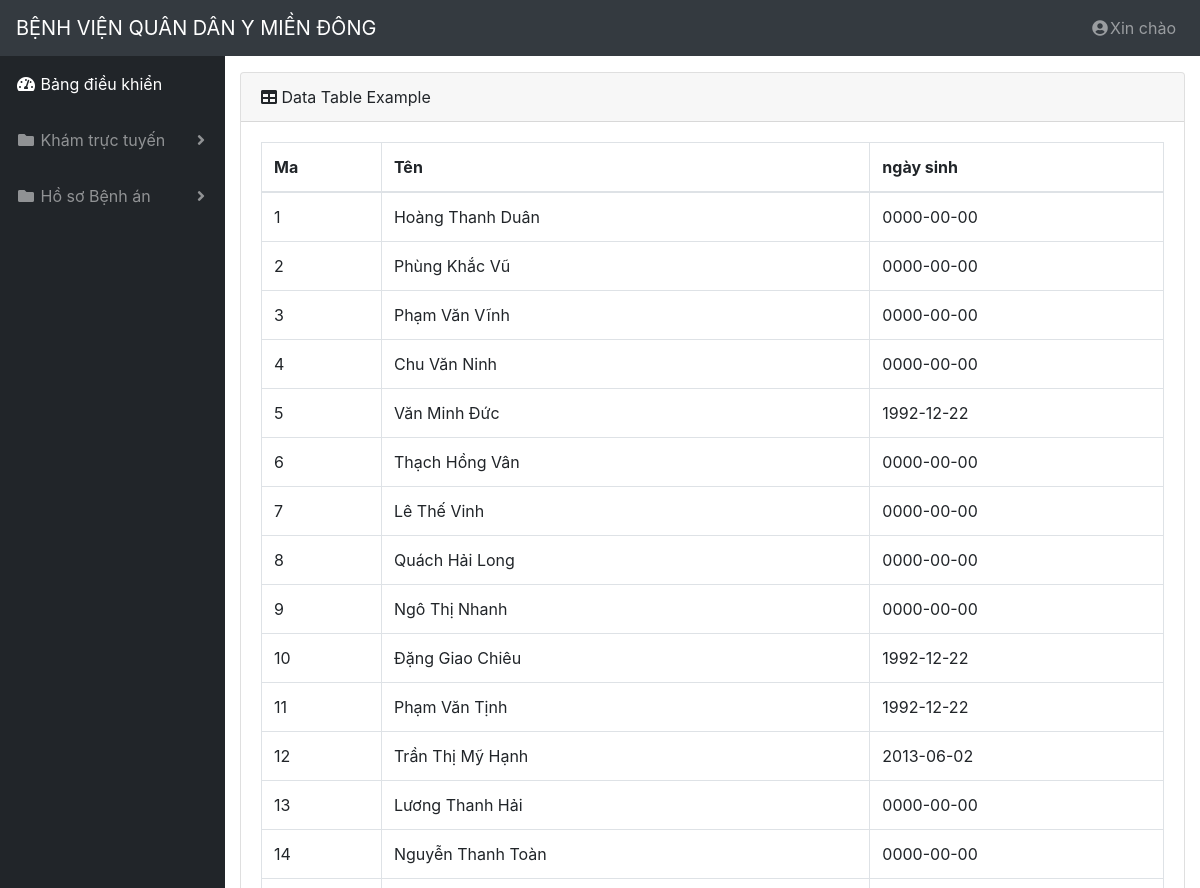
The page / (signed in, upper part) on the database as committed earlier.
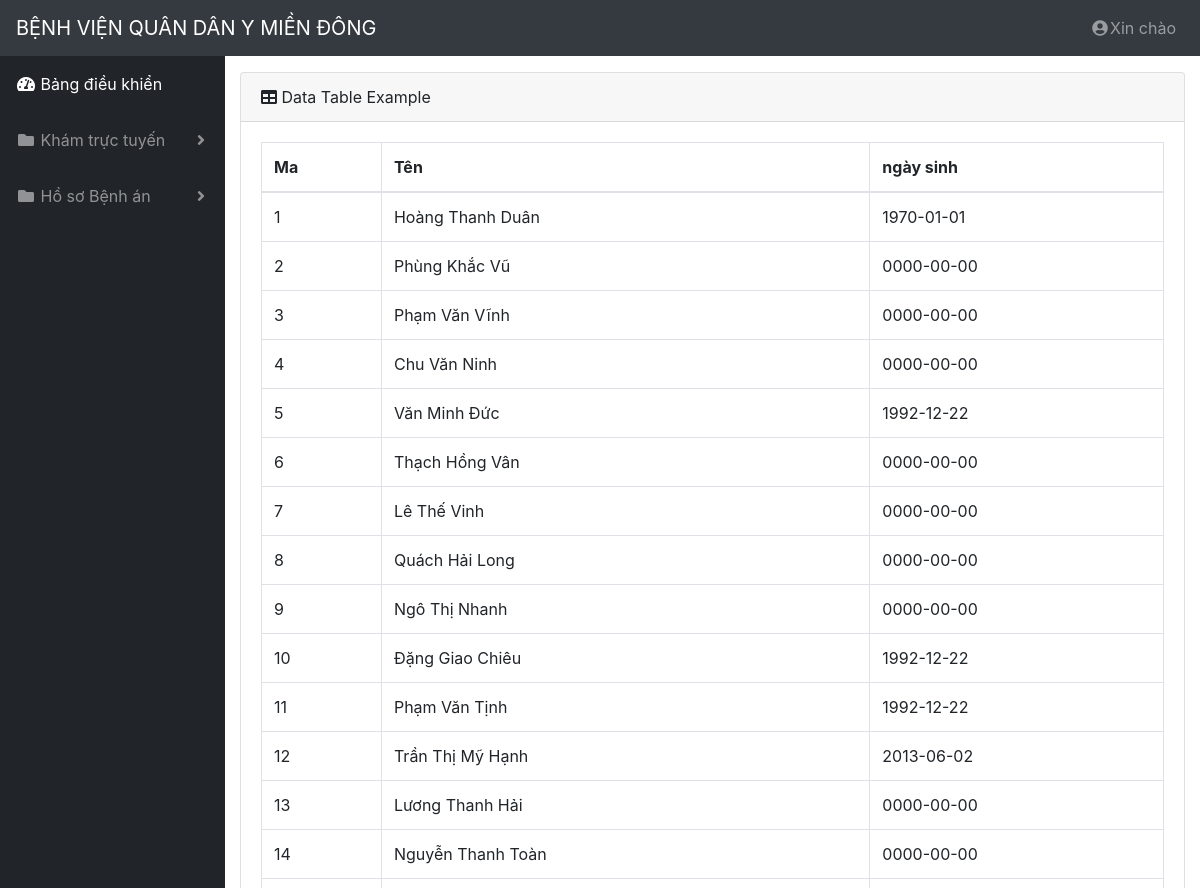
The same page on the database as committed later.
### tables this page shows
CREATE TABLE `tblbacsi` (
  `id` int(11) NOT NULL,
  `ten` varchar(255) NOT NULL,
  `idKhoa` int(11) NOT NULL,
  `ngaySinh` date DEFAULT NULL,
  `gioiTinh` char(3) NOT NULL,
  `diaChi` varchar(100) NOT NULL DEFAULT 'Quận 9, TPHCM',
  `CMND` char(9) NOT NULL,
  `danToc` varchar(255) DEFAULT NULL,
  `trinhDo` char(2) NOT NULL,
  `BHYT` char(15) DEFAULT NULL,
  `soDT` char(11) NOT NULL,
  `idDangnhap` int(11) NOT NULL
);

### index.php (called while the page is built, shortened)
<?php
include('lib/router.php');

### views/home.php (the view, shortened to what this page needs)
<?php include('header.php') ?>
    <div id="content-wrapper">
        <div class="container-fluid">
        <?php
            $conn = connection::_open();
            $sql= "select * from tblbacsi";
            $result = mysqli_query($conn,$sql);
        ?>
          <div class="card mb-3">
            <div class="card-header">
              <i class="fas fa-table"></i>
              Data Table Example</div>
            <div class="card-body">
              <div class="table-responsive">
                <table class="table table-bordered" id="dataTable" width="100%" cellspacing="0">
                    <thead>
                        <tr>
                            <th>Ma</th>
                            <th>Tên</th>
                            <th>ngày sinh</th>
                        </tr>
                    </thead>
                    <tbody>
                    <?php
                       while($item = mysqli_fetch_array($result)) {
                            echo "<tr>";
                            echo "<td>".$item['id']."</td>";
                            echo "<td>".$item['ten']."</td>";
                            echo "<td>".$item['ngaySinh']."</td>";
                            echo "</tr>";
                        }
                    ?>
                    </tbody>
                </table>
              </div>
            </div>
          </div>
        </div>
    </div>
<?php include('footer.php') ?>

### lib/router.php (shortened to what this page needs)
<?php
$request_uri = explode('?', $_SERVER['REQUEST_URI'], 2);
if( isset($_SESSION['user'] ) ){
    switch( $request_uri[0] ){
        case '/':
            require 'views/home.php';
            break;
    }
}
?>

### views/header.php (shortened to what this page needs)
<!DOCTYPE html>
<html lang="en">
  <head>
    <link href="vendor/bootstrap/css/bootstrap.min.css" rel="stylesheet">
    <link href="vendor/fontawesome-free/css/all.min.css" rel="stylesheet" type="text/css">
    <link href="css/bootstrap-datepicker.css" rel="stylesheet" type="text/css">
    <link href="css/chosen.min.css" rel="stylesheet" type="text/css">
    <link href="css/jquery.dataTables.min.css" rel="stylesheet" type="text/css">
    <link href="css/sb-admin.css" rel="stylesheet">
    <link href="css/custom.css" rel="stylesheet">
  </head>
  <body id="page-top">
    <nav class="navbar navbar-expand navbar-dark bg-dark static-top">
      <a class="navbar-brand mr-1" href="/">BỆNH VIỆN QUÂN DÂN Y MIỀN ĐÔNG</a>
      <ul class="navbar-nav ml-auto ml-md-0">
        <li class="nav-item dropdown no-arrow">
          <a class="nav-link dropdown-toggle" href="#" id="userDropdown" role="button" data-toggle="dropdown" aria-haspopup="true" aria-expanded="false">
            <i class="fas fa-user-circle fa-fw"></i>Xin chào
          </a>
        </li>
      </ul>
    </nav>
    <div id="wrapper">
      <ul class="sidebar navbar-nav">
        <li class="nav-item active">
          <a class="nav-link" href="/">
            <i class="fas fa-fw fa-tachometer-alt"></i>
            <span>Bảng điều khiển</span>
          </a>
        </li>
        <li class="nav-item dropdown">
			<a class="nav-link dropdown-toggle" href="#" id="pagesDropdown" role="button" data-toggle="dropdown" aria-haspopup="true" aria-expanded="false">
				<i class="fas fa-fw fa-folder"></i>
				<span>Khám trực tuyến</span>
			</a>
        </li>
        <li class="nav-item dropdown">
			<a class="nav-link dropdown-toggle" href="#" id="pagesDropdown" role="button" data-toggle="dropdown" aria-haspopup="true" aria-expanded="false">
				<i class="fas fa-fw fa-folder"></i>
				<span>Hồ sơ Bệnh án</span>
			</a>
        </li>
      </ul>

### views/footer.php (shortened to what this page needs)
</div>
  </body>
</html>

### css/sb-admin.css (style rules this page uses)
html { position: relative; min-height: 100%; }
body { height: 100%; }
#wrapper { display: -webkit-box; display: -ms-flexbox; display: flex; }
#wrapper #content-wrapper { overflow-x: hidden; width: 100%; padding-top: 1rem; padding-bottom: 80px; }
.navbar-nav .nav-item.active .nav-link { color: #fff; }
.navbar-nav .nav-item.dropdown .dropdown-toggle::after { width: 1rem; text-align: center; float: right; vertical-align: 0; border: 0; font-weight: 900; content: '\f105'; font-family: 'Font Awesome 5 Free'; }
.navbar-nav .nav-item.dropdown.no-arrow .dropdown-toggle::after { display: none; }
.sidebar { width: 90px !important; background-color: #212529; min-height: calc(100vh - 56px); }
.sidebar .nav-item:last-child { margin-bottom: 1rem; }
.sidebar .nav-item .nav-link { text-align: center; padding: 0.75rem 1rem; width: 90px; }
.sidebar .nav-item .nav-link span { font-size: 0.65rem; display: block; }
.sidebar .nav-item.dropdown .dropdown-toggle::after { display: none; }
.sidebar .nav-item .nav-link { color: rgba(255, 255, 255, 0.5); }
@media (min-width: 768px) { .sidebar { width: 225px !important; } }
@media (min-width: 768px) { .sidebar .nav-item .nav-link { display: block; width: 100%; text-align: left; padding: 1rem; width: 225px; } }
@media (min-width: 768px) { .sidebar .nav-item .nav-link span { font-size: 1rem; display: inline; } }
@media (min-width: 768px) { .sidebar .nav-item.dropdown .dropdown-toggle::after { display: block; } }
:root { --input-padding-x: 0.75rem; --input-padding-y: 0.75rem; }

### css/custom.css (style rules this page uses)
.bg-dark { background: #343a40; }

Rows that differ between the two databases and show on the page:
changed tblbacsi "Hoàng Thanh Duân": ngaySinh "0000-00-00" → "1970-01-01"
